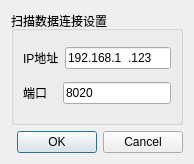
<?xml version="1.0" encoding="UTF-8"?>
<ui version="4.0">
 <class>sc_data_connsettings</class>
 <widget class="QDialog" name="sc_data_connsettings">
  <property name="geometry">
   <rect>
    <x>0</x>
    <y>0</y>
    <width>191</width>
    <height>164</height>
   </rect>
  </property>
  <property name="windowTitle">
   <string>Dialog</string>
  </property>
  <layout class="QVBoxLayout" name="verticalLayout">
   <item>
    <widget class="QGroupBox" name="tcpipGroupBox">
     <property name="title">
      <string>扫描数据连接设置</string>
     </property>
     <layout class="QVBoxLayout" name="verticalLayout_6">
      <item>
       <layout class="QHBoxLayout" name="horizontalLayout_4">
        <item>
         <widget class="QLabel" name="dataCollIPAddrLbl">
          <property name="text">
           <string>IP地址</string>
          </property>
         </widget>
        </item>
        <item>
         <widget class="QLineEdit" name="dataCollIPAddrLineEdit">
          <property name="sizePolicy">
           <sizepolicy hsizetype="MinimumExpanding" vsizetype="Fixed">
            <horstretch>0</horstretch>
            <verstretch>0</verstretch>
           </sizepolicy>
          </property>
          <property name="minimumSize">
           <size>
            <width>106</width>
            <height>0</height>
           </size>
          </property>
          <property name="inputMask">
           <string>000.000.000.000</string>
          </property>
          <property name="text">
           <string>192.168.1.123</string>
          </property>
         </widget>
        </item>
       </layout>
      </item>
      <item>
       <layout class="QHBoxLayout" name="horizontalLayout_6">
        <item>
         <widget class="QLabel" name="dataCollNetPortLbl">
          <property name="text">
           <string>端口</string>
          </property>
         </widget>
        </item>
        <item>
         <widget class="QLineEdit" name="dataCollNetPortLineEdit">
          <property name="sizePolicy">
           <sizepolicy hsizetype="Preferred" vsizetype="Fixed">
            <horstretch>0</horstretch>
            <verstretch>0</verstretch>
           </sizepolicy>
          </property>
          <property name="minimumSize">
           <size>
            <width>64</width>
            <height>0</height>
           </size>
          </property>
          <property name="text">
           <string>8020</string>
          </property>
         </widget>
        </item>
       </layout>
      </item>
     </layout>
    </widget>
   </item>
   <item>
    <widget class="QDialogButtonBox" name="buttonBox">
     <property name="orientation">
      <enum>Qt::Horizontal</enum>
     </property>
     <property name="standardButtons">
      <set>QDialogButtonBox::Cancel|QDialogButtonBox::Ok</set>
     </property>
    </widget>
   </item>
  </layout>
 </widget>
 <resources/>
 <connections>
  <connection>
   <sender>buttonBox</sender>
   <signal>accepted()</signal>
   <receiver>sc_data_connsettings</receiver>
   <slot>accept()</slot>
   <hints>
    <hint type="sourcelabel">
     <x>248</x>
     <y>254</y>
    </hint>
    <hint type="destinationlabel">
     <x>157</x>
     <y>274</y>
    </hint>
   </hints>
  </connection>
  <connection>
   <sender>buttonBox</sender>
   <signal>rejected()</signal>
   <receiver>sc_data_connsettings</receiver>
   <slot>reject()</slot>
   <hints>
    <hint type="sourcelabel">
     <x>316</x>
     <y>260</y>
    </hint>
    <hint type="destinationlabel">
     <x>286</x>
     <y>274</y>
    </hint>
   </hints>
  </connection>
 </connections>
</ui>
